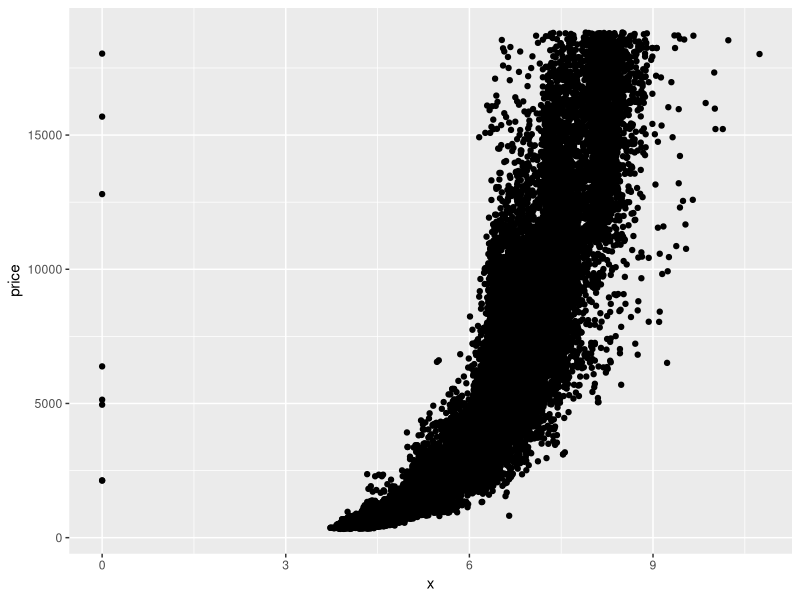
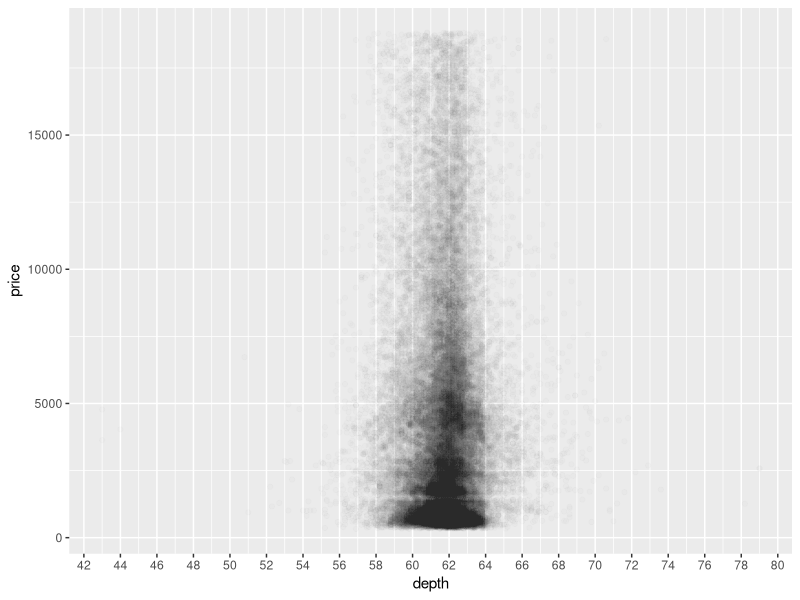
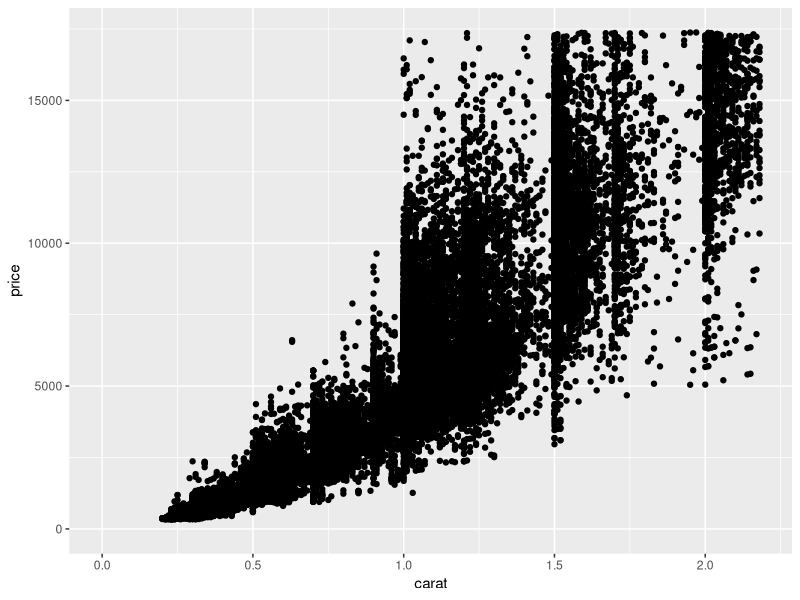
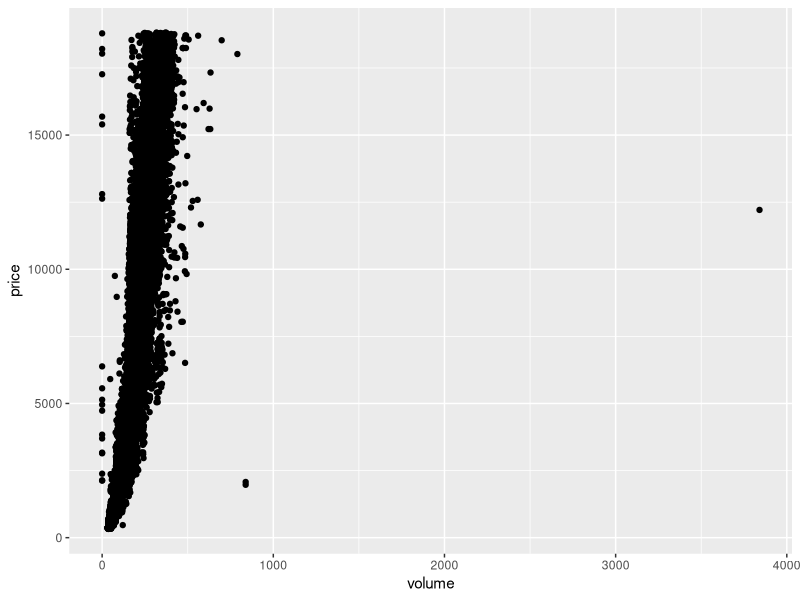
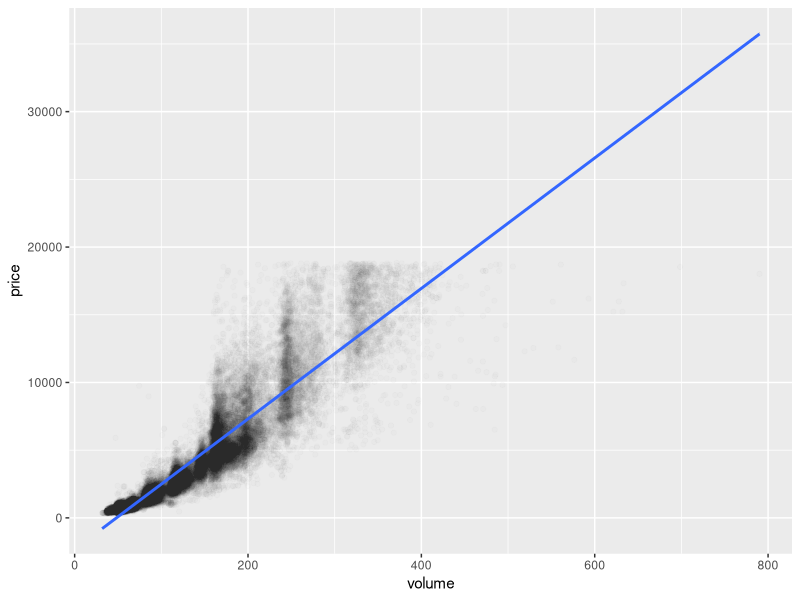
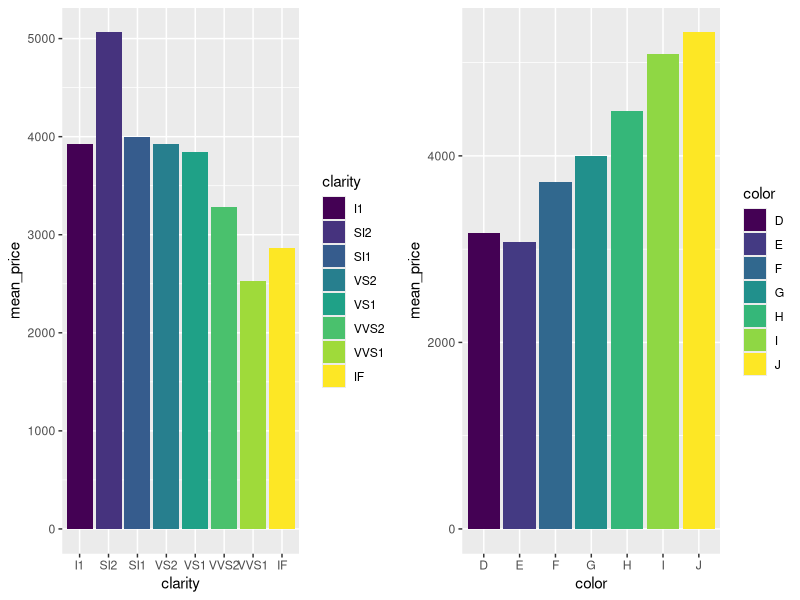

Here is the R script that generated these plots, in order:
## ---- chunk 1
library(ggplot2)
diam <- diamonds
## ---- chunk 2
ggplot(data = diam, aes( x = x, y = price)) +
  geom_point()
## ---- chunk 3
with(diam,cor.test(price,x,method = 'pearson'))  
with(diam,cor.test(price,y,method = 'pearson'))  
with(diam,cor.test(price,z,method = 'pearson'))  
## ---- chunk 4
 ggplot(data = diam, aes( x = depth, y = price)) +
  geom_point(alpha = 1/100) +
  scale_x_continuous(breaks = seq(0,80,2))
## ---- chunk 5
ggplot(data = diam, aes( x = carat, y = price)) +
  geom_point() +
  xlim (0,quantile(diam$carat,0.99)) +
  ylim (0,quantile(diam$price,0.99))
## ---- chunk 6
diam$volume <- (diam$x * diam$y * diam$z)
ggplot(data = diam, aes( x = volume, y = price)) +
  geom_point()

#diamond with 0 volume
library(plyr)
library(dplyr)
count(filter(diam,volume==0)) 

with(filter(diam,!(volume == 0|volume >=800)), cor.test(price,volume))
## ---- chunk 7
ggplot(data = filter(diam,!(volume == 0|volume >=800)), aes( x = volume, y = price)) +
  geom_point(alpha= 1/100) +
  geom_smooth(method = 'lm')
## ---- chunk 8
diamondsByClarity <- diamonds %>%
  group_by(clarity) %>%
  summarise(mean_price = mean(price),
            median_price = median(price),
            min_price = min(price),
            max_price = max(price),
            n = n())
## ---- chunk 9
diamonds_by_clarity <- group_by(diamonds, clarity)
diamonds_mp_by_clarity <- summarise(diamonds_by_clarity, mean_price = mean(price))

diamonds_by_color <- group_by(diamonds, color)
diamonds_mp_by_color <- summarise(diamonds_by_color, mean_price = mean(price))
## ---- chunk 10
p1 <- ggplot(data = diamonds_mp_by_clarity, aes(x = clarity,y = mean_price, fill = clarity)) +
  geom_bar(stat = "identity")

p2 <- ggplot(data = diamonds_mp_by_color, aes(x = color,y = mean_price, fill = color)) +
  geom_bar(stat = "identity")

library(gridExtra)
grid.arrange(p1,p2,nrow = 1)
